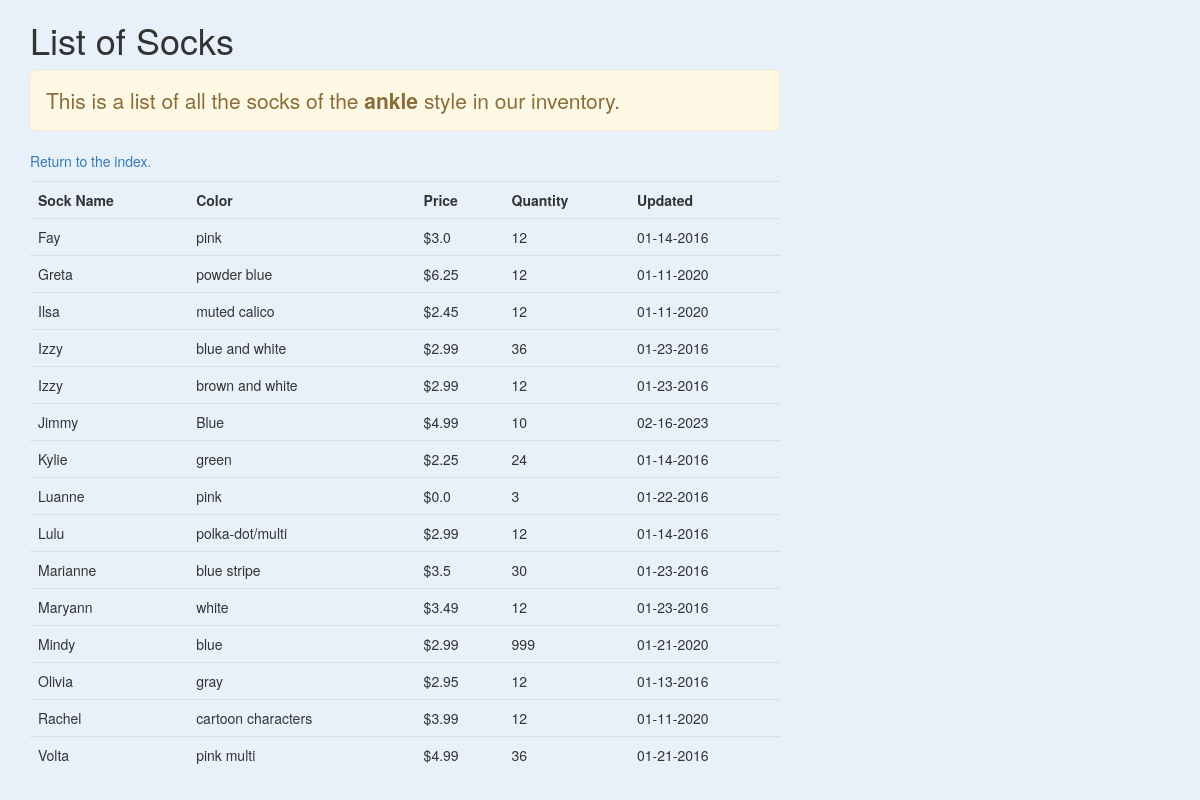
The page /inventory/ankle on the database its author committed.
### write_db.py (models this page shows, shortened)
class Sock(db.Model):
    __tablename__ = 'socks'
    id = db.Column(db.Integer, primary_key=True)
    name = db.Column(db.String)
    style = db.Column(db.String)
    color = db.Column(db.String)
    quantity = db.Column(db.Integer)
    price = db.Column(db.Float)
    updated = db.Column(db.String)

### write_db.py (the view)
@app.route('/inventory/<style>')
def inventory(style):
    socks = Sock.query.filter_by(style=style).order_by(Sock.name).all()
    return render_template('list.html', socks=socks, style=style)

### templates/list.html (shortened to what this page needs)
{% extends 'bootstrap/base.html' %}
{% block styles %}
{{ super() }}
{% endblock %}
{% block content %}
<div class="container">
  <div class="row pb-5">
    <div class="col-md-10 col-lg-8 mx-lg-auto mx-md-auto">
      <h1 class="pt-5 pb-2">List of Socks</h1>
      <p class="lead alert alert-warning">This is a list of all the socks of the
			<strong>{{ style }}</strong> style in our inventory.</p>
	  <p class="ml-4"><a href="{{ url_for('index') }}">Return to the index.</a></p>
		<table class="table">
			<tr>
				<th>Sock Name</th>
				<th>Color</th>
				<th>Price</th>
				<th>Quantity</th>
				<th>Updated</th>
			</tr>
			{% for sock in socks %}
			<tr>
				<td>{{ sock.name }}</td>
				<td>{{ sock.color }}</td>
				<td>${{ sock.price }}</td>
				<td>{{ sock.quantity }}</td>
				<td>{{ sock.updated }}</td>
			</tr>
			{% endfor %}
		</table>
		</div>
	</div>
</div>
{% endblock %}

### templates/list.html (style rules this page uses)
body { background: #e8f1f9; }

### rows shown on the page
Sock: name "Fay", color "pink", price "3.0", quantity "12", updated "01-14-2016"
Sock: name "Greta", color "powder blue", price "6.25", quantity "12", updated "01-11-2020"
Sock: name "Ilsa", color "muted calico", price "2.45", quantity "12", updated "01-11-2020"
Sock: name "Izzy", color "blue and white", price "2.99", quantity "36", updated "01-23-2016"
Sock: name "Izzy", color "brown and white", price "2.99", quantity "12", updated "01-23-2016"
Sock: name "Jimmy", color "Blue", price "4.99", quantity "10", updated "02-16-2023"
Sock: name "Kylie", color "green", price "2.25", quantity "24", updated "01-14-2016"
Sock: name "Luanne", color "pink", price "0.0", quantity "3", updated "01-22-2016"
Sock: name "Lulu", color "polka-dot/multi", price "2.99", quantity "12", updated "01-14-2016"
Sock: name "Marianne", color "blue stripe", price "3.5", quantity "30", updated "01-23-2016"
Sock: name "Maryann", color "white", price "3.49", quantity "12", updated "01-23-2016"
Sock: name "Mindy", color "blue", price "2.99", quantity "999", updated "01-21-2020"
Sock: name "Olivia", color "gray", price "2.95", quantity "12", updated "01-13-2016"
Sock: name "Rachel", color "cartoon characters", price "3.99", quantity "12", updated "01-11-2020"
Sock: name "Volta", color "pink multi", price "4.99", quantity "36", updated "01-21-2016"

### other values the page prints
{{ style }} "ankle"
